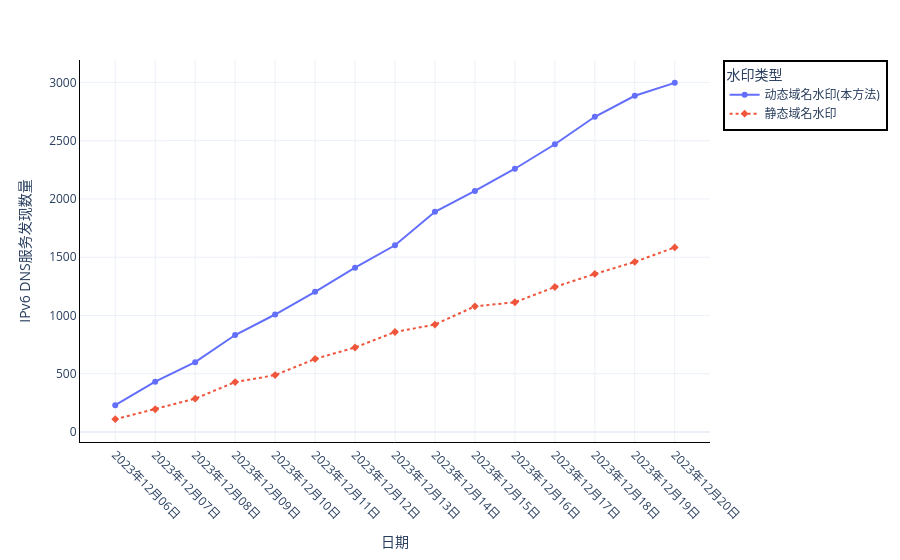

Source (notebook cell):
### Markdown cell above
# 水印效果比较

### Code cell
# 水印效果数据
def watermark_fig(save=False):
    begin = datetime.date(2023,12,6)
    end = datetime.date(2023,12,20)
    datelist=[]
    mydata=[]
    olddata=[]
    for i in range((end - begin).days+1):
        day = begin + datetime.timedelta(days=i)
        datelist.append(day.strftime("%Y年%m月%d日"))
        mydata.append([200+int(i*random.choice([204,208,201,206]))+random.randint(-50, 50),"动态域名水印(本方法)"])
        olddata.append([100+int(i*random.choice([107,103,106,102]))+random.randint(-20,20),"静态域名水印"])
    data=[]
    for i in range(len(datelist)):
        data.append([datelist[i],mydata[i][0],mydata[i][1]])
        data.append([datelist[i],olddata[i][0],olddata[i][1]])
    # 数据
    df=pd.DataFrame(data,columns=["日期","IPv6 DNS服务发现数量","水印类型"])
    # 绘图
    fig = px.line(df, x="日期", y="IPv6 DNS服务发现数量",markers=True,symbol="水印类型",line_dash="水印类型",color="水印类型",template="plotly_white")
    fig.update_yaxes(
        zeroline=True,
        linecolor='black',
        showline=True,
        automargin=True
    )
    fig.update_xaxes(
        tickangle=45,
        linecolor='black',
        showline=True,
        automargin=True
    )
    fig.update_layout(
            title=None,
            # font_size=14,
            legend=dict(
            # font_size=14,    
            x=1.02,
            y=1,
            title_font_family="Times New Roman",
            bordercolor="Black",
            borderwidth=2
        )
    )
    if save:
        fig.write_image("images/水印比较.pdf")
    fig.show()
watermark_fig(True)

### Figure 1 — Plotly figure (JSON) as saved in the notebook; plotly's stock layout.template omitted (floating-point values rounded to 4 significant figures)
{"data": [{"hovertemplate": "水印类型=动态域名水印(本方法)<br>日期=%{x}<br>IPv6 DNS服务发现数量=%{y}<extra></extra>", "legendgroup": "动态域名水印(本方法)", "line": {"color": "#636efa", "dash": "solid"}, "marker": {"symbol": "circle"}, "mode": "lines+markers", "name": "动态域名水印(本方法)", "orientation": "v", "showlegend": true, "type": "scatter", "x": ["2023年12月06日", "2023年12月07日", "2023年12月08日", "2023年12月09日", "2023年12月10日", "2023年12月11日", "2023年12月12日", "2023年12月13日", "2023年12月14日", "2023年12月15日", "2023年12月16日", "2023年12月17日", "2023年12月18日", "2023年12月19日", "2023年12月20日"], "xaxis": "x", "y": [230, 432, 599, 832, 1008, 1203, 1410, 1602, 1889, 2068, 2259, 2469, 2705, 2885, 2996], "yaxis": "y"}, {"hovertemplate": "水印类型=静态域名水印<br>日期=%{x}<br>IPv6 DNS服务发现数量=%{y}<extra></extra>", "legendgroup": "静态域名水印", "line": {"color": "#EF553B", "dash": "dot"}, "marker": {"symbol": "diamond"}, "mode": "lines+markers", "name": "静态域名水印", "orientation": "v", "showlegend": true, "type": "scatter", "x": ["2023年12月06日", "2023年12月07日", "2023年12月08日", "2023年12月09日", "2023年12月10日", "2023年12月11日", "2023年12月12日", "2023年12月13日", "2023年12月14日", "2023年12月15日", "2023年12月16日", "2023年12月17日", "2023年12月18日", "2023年12月19日", "2023年12月20日"], "xaxis": "x", "y": [110, 195, 286, 428, 488, 627, 725, 858, 922, 1078, 1113, 1244, 1356, 1459, 1584], "yaxis": "y"}], "layout": {"legend": {"bordercolor": "Black", "borderwidth": 2, "title": {"font": {"family": "Times New Roman"}, "text": "水印类型"}, "tracegroupgap": 0, "x": 1.02, "y": 1}, "margin": {"t": 60}, "title": {}, "xaxis": {"anchor": "y", "automargin": true, "domain": [0, 1], "linecolor": "black", "showline": true, "tickangle": 45, "title": {"text": "日期"}}, "yaxis": {"anchor": "x", "automargin": true, "domain": [0, 1], "linecolor": "black", "showline": true, "title": {"text": "IPv6 DNS服务发现数量"}, "zeroline": true}}}
